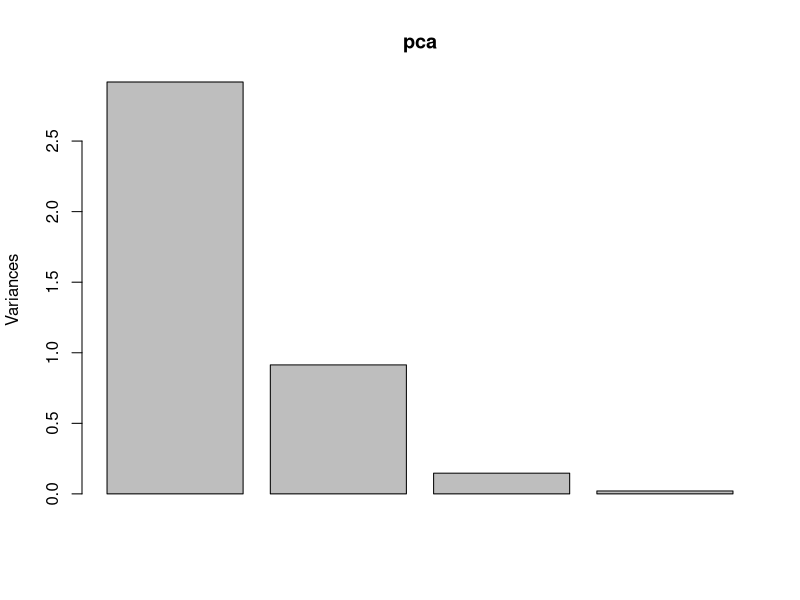
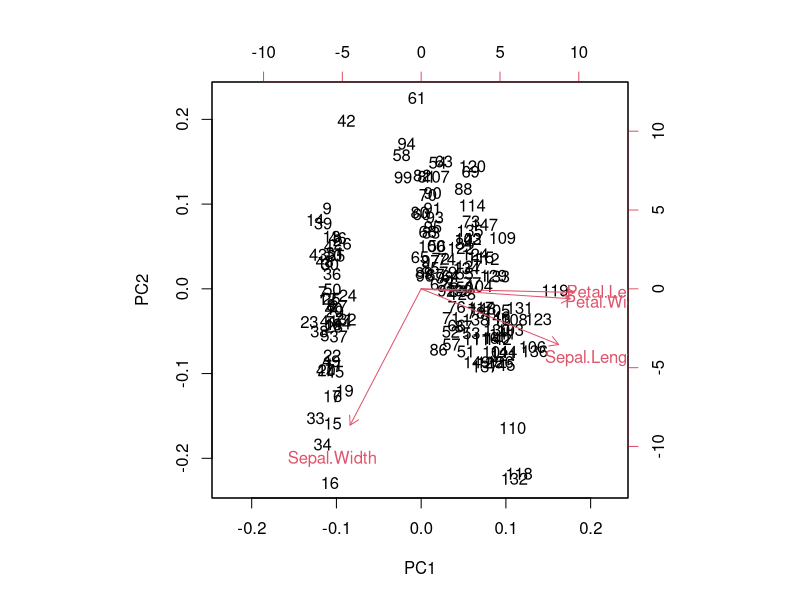

These charts were generated, in order, by the following R code:
# reduce high dimensionality
# eg. pca recommended from http://horicky.blogspot.com.au/2012/05/predictive-analytics-data-preparation.html
pca <- prcomp(iris[,-5], scale=T)
summary(pca)
plot(pca)
pca$rotation
# Project first 2 records in PCA direction
predict(pca)[1:2,]
# plot all points in top 2 PCA direction
biplot(pca)